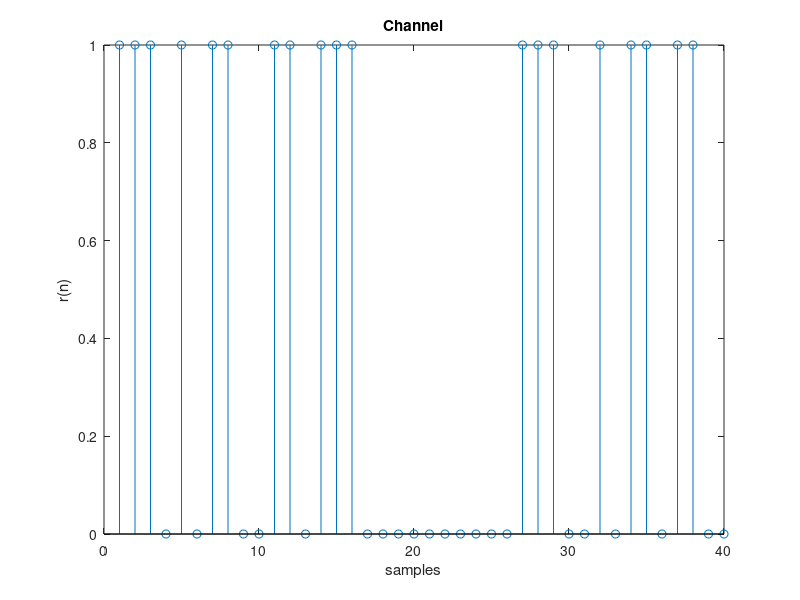

Write MATLAB code to recreate this figure. (Note: this script raises an error after producing the figure.)
close all;
clc; clearvars; 
disp('MLS/FEC example')
%% User parameters
numSymbol = 20;
fc0 = 440;
fc1 = 4*fc0;
fs = 4*fc1;

%% FEC Parameters
enable_FEC = true;

trellis = poly2trellis(3, [5 7]);
parity_ratio = 2;

%% MLS Parameters
enable_MLS = false;
k = 8;
sync_bits = 2^k-1;

%% TEST channel delays
% ch_delay1 = 100*round(numSymbol*rand(1)); % random spacing
% ch_delay2 = 100*round(numSymbol*rand(1));

%% Time vector
timestep = 1/fs;
T = 1/fc0;

frame_size = numSymbol;
if enable_FEC
    frame_size = frame_size * parity_ratio;
end
if enable_MLS
    frame_size = frame_size + sync_bits;
end

% MLS + FEC + Channel delays
% tmax = (ch_delay1 + sync_bits + parity_ratio * numSymbol + ch_delay2) * T;
% MLS + FEC
tmax = frame_size * T;
% FEC
% tmax = (parity_ratio * numSymbol) * T;

t = 0:timestep:tmax-timestep;

%% TX
a = randsrc(1, numSymbol, [0 1]);

%% TX FEC
if enable_FEC
    a_enc = convenc(a, trellis);
else
    a_enc = a;
end

%% TX MLS
if enable_MLS
    sync_vec = double(mls(k, 1) > 0);
    a_sync = [sync_vec a_enc]; % concatenate
else
    a_sync = a_enc;
end

%% TX FSK-2
% h0 = sin(2*pi*fc0*t); % bit 0
% h1 = sin(2*pi*fc1*t); % bit 1
% w = heaviside(t) - heaviside(t - T); % window function
% m = upsample(a_sync, T*fs);
% am = conv(m, w);
% % plot(am(1:length(t)))
% s = am(1:length(h1)) .* h1 ...
%     + (1 - am(1:length(h0))) .* h0;
% % plot(t, s)
% % sound(s, fs)
%% TX BPSK
s = a_sync;

%% Channel 
r = s;
% r = [zeros(1, ch_delay1) s ];
% r = [zeros(1, ch_delay1) s zeros(1, ch_delay2)];

len_r = length(r);
% frame_size_rx = len_r/(fs*T);
tmax_rx = len_r/fs;
t_rx = 0 : timestep : tmax_rx - timestep;

figure()
stem(r)
% plot(t_rx, r)
title('Channel')
ylabel('r(n)')
xlabel('samples')
% ylabel('r(t)')
% xlabel('time')

%% RX FSK-2
% zci = @(v) find(v(:).*circshift(v(:), [-1 0]) <= 0);
% zx = zci(r);
% if (true)
%     figure()
%     plot(t_rx, r, '-r')
%     hold on
%     plot(t_rx(zx), r(zx), 'bp')
%     hold off
%     grid
%     legend('Signal', 'Approximate Zero-Crossings')
% end
% c = zeros(1, len_r);
% for i = 1 : len_r
%     count = numel(find(t_rx(zx) > (i-1)*T & t_rx(zx) <= i*T));
%     c(i) = count;
%     if c(i) > 10
%         c(i) = 0;
%     end
% end
% % plot(t(1:frame_size), c(1:frame_size))
% plot(t_rx, c)
% xlim([0 frame_size/fs])
% title('Zero-crossings counter per Period')
% ylabel('counts / period')
% 
% y_sync = double(c >= 5);
% figure()
% stem(y_sync)

%% RX BPSK
y_sync = r;

%% RX removing MLS
if enable_MLS
    sync_vec2 = double(mls(k, 1) > 0);
    self_corr = xcorr(y_sync, sync_vec2);
    figure()
    % plot(self_corr(length(y_sync): length(y_sync) + frame_size));
    plot(self_corr);
    xlim([length(y_sync)-length(sync_vec) length(y_sync)+frame_size])
    title('Cross correlation')
    ylabel('R')
    xlabel('sample')

    max_peak_pos = max(self_corr);
    if(length(max_peak_pos) ~= 1)
        warning('max_peak_pos = ')
        disp(max_peak_pos)
    end
    start_frame = find(self_corr(length(y_sync): end) == max_peak_pos) + sync_bits;
    if(isempty(start_frame) || (length(start_frame) > 1))
        warning('start_frame =')
        disp(start_frame)

        if isempty(start_frame)
            start_frame = 1;
        end
        if (length(start_frame) > 1)
            start_frame = start_frame(1);
        end
    end
    end_frame = (start_frame-1) + (frame_size - sync_bits);
    y_enc = y_sync(start_frame : end_frame);
else
    y_enc = y_sync(1:frame_size);
end
%% Decode FEC
if enable_FEC
    y = vitdec(y_enc, trellis, 20,  'trunc', 'hard');
else
    y = y_enc;
end
%% RX BER
err = sum(a ~= y);
if (err >0 )
    error([num2str(err) ' errors'])
else
    disp('no errors')
end

